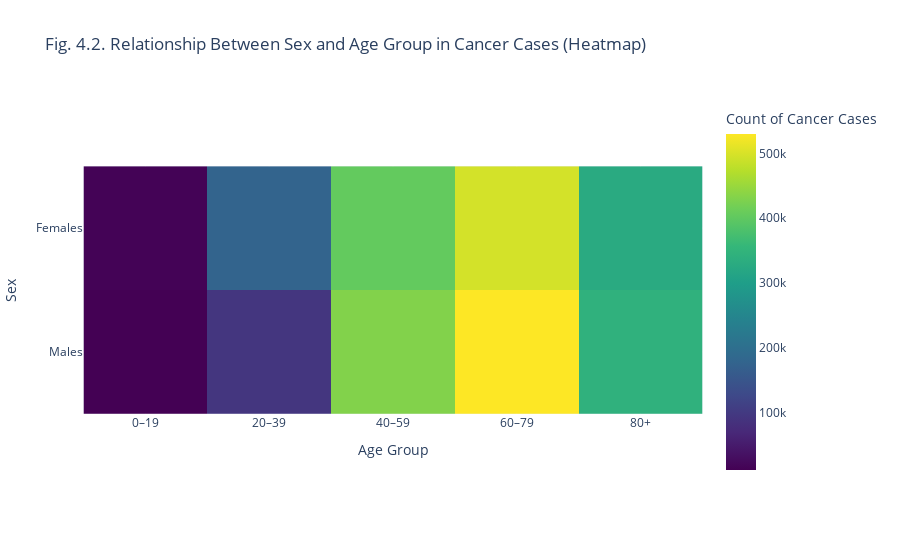

The cell this chart's notebook holds for it:
### Markdown cell above
From our bar chart, we can see that males and female within the age bracket of 60 - 79 years of age have high count of cancer cases. versus other age groups.

### Code cell
# Group the data by 'Sex' and 'Age group (years)' and sum the counts for each group
df_sex_age_group = IHMEGDX.groupby(['Sex', 'Age group (years)'])['Count for cancer type'].sum().reset_index()

# Pivot the dataframe to have 'Sex' as rows, 'Age group (years)' as columns, and 'Count for cancer type' as values
df_pivot = df_sex_age_group.pivot(index='Sex', columns='Age group (years)', values='Count for cancer type')

# Plotting the heatmap
fig = px.imshow(df_pivot,
                labels=dict(x="Age Group", y="Sex", color="Count of Cancer Cases"),
                x=df_pivot.columns,
                y=df_pivot.index,
                title='Fig. 4.2. Relationship Between Sex and Age Group in Cancer Cases (Heatmap)',
                color_continuous_scale='viridis')

fig.show()

### Figure 1 — Plotly figure (JSON) as saved in the notebook; plotly's stock layout.template omitted (floating-point values rounded to 4 significant figures)
{"data": [{"coloraxis": "coloraxis", "hovertemplate": "Age Group: %{x}<br>Sex: %{y}<br>Count of Cancer Cases: %{z}<extra></extra>", "name": "0", "type": "heatmap", "x": ["0–19", "20–39", "40–59", "60–79", "80+"], "xaxis": "x", "y": ["Females", "Males"], "yaxis": "y", "z": [[14850, 176555, 403580, 496134, 328429], [12075, 93678, 430868, 529746, 344188]]}], "layout": {"coloraxis": {"colorbar": {"title": {"text": "Count of Cancer Cases"}}, "colorscale": [[0, "#440154"], [0.1111, "#482878"], [0.2222, "#3e4989"], [0.3333, "#31688e"], [0.4444, "#26828e"], [0.5556, "#1f9e89"], [0.6667, "#35b779"], [0.7778, "#6ece58"], [0.8889, "#b5de2b"], [1, "#fde725"]]}, "title": {"text": "Fig. 4.2. Relationship Between Sex and Age Group in Cancer Cases (Heatmap)"}, "xaxis": {"anchor": "y", "constrain": "domain", "domain": [0, 1], "scaleanchor": "y", "title": {"text": "Age Group"}}, "yaxis": {"anchor": "x", "autorange": "reversed", "constrain": "domain", "domain": [0, 1], "title": {"text": "Sex"}}}}
